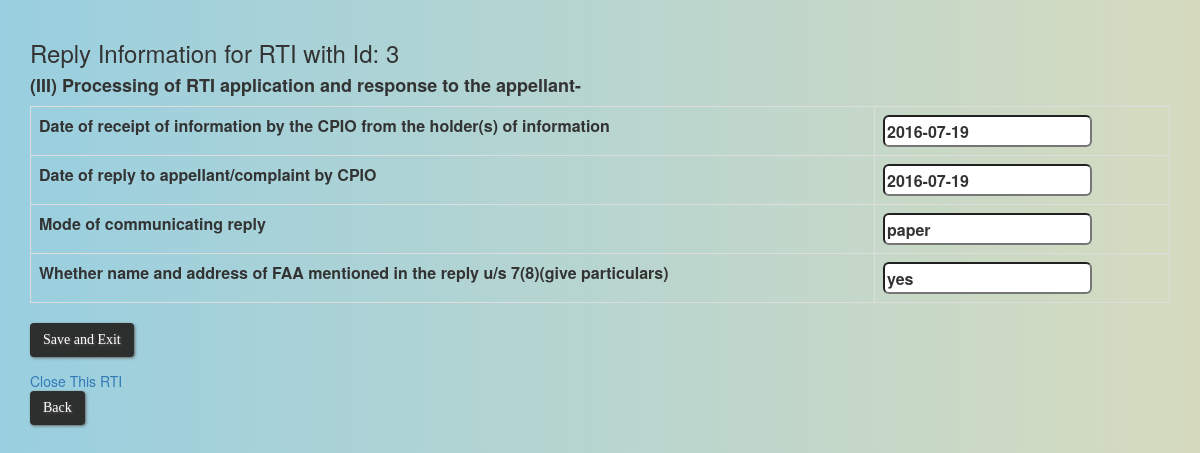
The app's page /reply_to_appelant.php?id=3, older data.
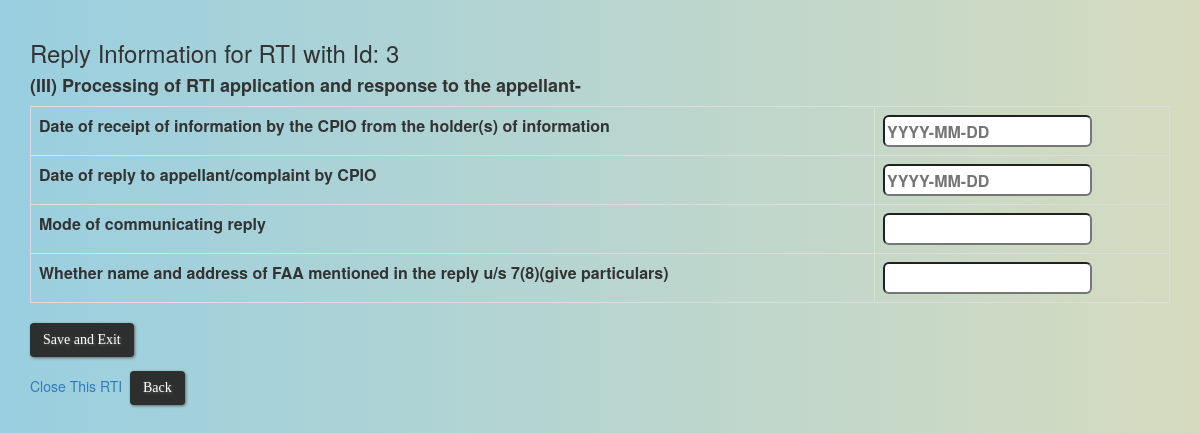
The same page, newer data.
### tables this page shows
CREATE TABLE `info_about_reply` (
  `id` int(11) NOT NULL,
  `holder_receipt_date` date NOT NULL,
  `reply_date` date NOT NULL,
  `reply_mode` varchar(20) NOT NULL,
  `reply_time` int(11) NOT NULL,
  `faa_info` varchar(50) NOT NULL
);

### reply_to_appelant.php (the view, shortened to what this page needs)
<html>
	<head>
		<link rel="stylesheet" href="css/background.css">
		<link rel="stylesheet" href="bootstrap/css/bootstrap.min.css">
	</head>
	<body>
		<div class="container">
<?php
	$Id = $_GET['id'];
	echo "<br><h3>Reply Information for RTI with Id: ".$Id."</h3>";
	include 'config_database.php';
	$query=" SELECT * FROM info_about_reply WHERE id=".$Id.";";
    $r= mysqli_query($con, $query);
    $res=mysqli_fetch_assoc($r);
    if($res)
    {
?>
<h4><strong>(III) Processing of RTI application and response to the appellant-</strong></h4>
	<form action ="reply&section4.php" method ="post">
		<table class="table table-bordered">
			<tr>
				<th>Date of receipt of information by the CPIO from the holder(s) of information</th>
				<th><input type="text" style="height:32px" name="holder_receipt_date" value=<?php echo $res['holder_receipt_date']; ?> placeholder="YYYY-MM-DD"></th>
			</tr>
			<tr>
				<th>Date of reply to appellant/complaint by CPIO</th>
				<th><input type="text" style="height:32px" name="reply_date" value="<?php echo $res['reply_date']; ?>" placeholder="YYYY-MM-DD"></th></tr>
			<tr>
				<th>Mode of communicating reply </th>
				<th><input type="text" style="height:32px" name="reply_mode" value="<?php echo $res['reply_mode']; ?>"></th>
			</tr>
			<tr>
				<th>Whether name and address of FAA mentioned in the reply u/s 7(8)(give particulars)</th>
				<th><input type="text" style="height:32px" name="faa_info" value=<?php echo $res['faa_info']; ?> ></th>
			</tr>
		</table>
		<input type="submit" name="submitresponsenew" class=btn value="Save and Exit">
	</form>
<?php
		echo "<td><a href='close_rti.php?id=".$Id."'>Close This RTI</a></td>";
		echo "<br><a class=btn href='ongoing_rti_option.php?id=".$Id."''>Back</a>" ;
	}
	else
	{
?>
<h4><strong>(III) Processing of RTI application and response to the appellant-</strong></h4>
	<form action ="reply&section4.php" method ="post">
		<table class="table table-bordered">
			<tr>
				<th>Date of receipt of information by the CPIO from the holder(s) of information</th>
				<th><input type="text" style="height:32px" name="holder_receipt_date" value="" placeholder="YYYY-MM-DD"></th>
			</tr>
			<tr>
				<th>Date of reply to appellant/complaint by CPIO</th>
				<th><input type="text" style="height:32px" name="reply_date" value="" placeholder="YYYY-MM-DD"></th></tr>
			<tr>
				<th>Mode of communicating reply </th>
				<th><input type="text" style="height:32px" name="reply_mode" maxlength="50"></th>
			</tr>
			<tr>
				<th>Whether name and address of FAA mentioned in the reply u/s 7(8)(give particulars)</th>
				<th><input type="text" style="height:32px" name="faa_info" value="" placeholder=""></th>
			</tr>
		</table>
		<input type="submit" name="submitresponse" class=btn value="Save and Exit">
	</form>
<?php
	echo "<td><a href='close_rti.php?id=".$Id."'>Close This RTI</a></td>";
	echo "&nbsp&nbsp<a class='btn' href='ongoing_rti_option.php?id=".$Id."''>Back</a>" ;
	}
?>
</div>
</body>
</html>

Row changes from the older to the newer data that the page shows:
removed info_about_reply: holder_receipt_date "2016-07-19", reply_date "2016-07-19", reply_mode "paper", faa_info "yes"
Text that changed along with them:
form field submitresponse: (not shown) → "Save and Exit"
form field submitresponsenew: "Save and Exit" → (not shown)
